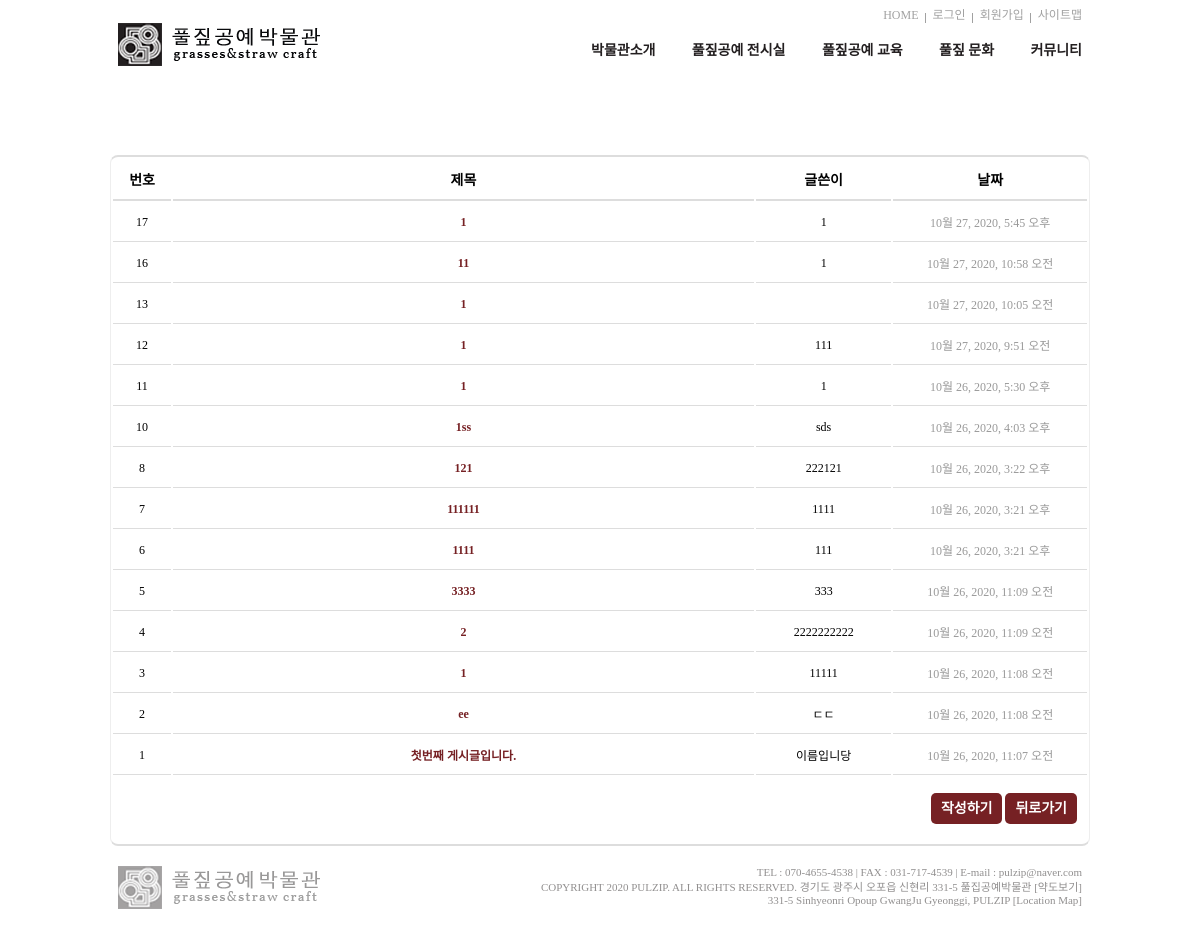
/board/, run on the app's committed database.
### board/models.py (models this page shows, shortened)
class Post(models.Model):
    author = models.CharField(max_length=120)
    title = models.CharField(max_length=120)
    text = models.TextField()
    password = models.CharField(max_length=120)
    created_date = models.DateTimeField(auto_now_add=True)
    class Meta:
        db_table = 'post'

### board/views.py (the view)
# urls.py: path('', views.board_list, name='board_list'),
def board_list(request):
    articles = Post.objects.all().order_by('-pk')
    return render(request, 'board/board_list.html', {'articles': articles})

### board/templates/board/board_list.html
{% extends 'base.html' %}
{% block content %}
    <div class="content_board">
        <div class="container">
            <table class="board">
                <tr>
                    <th width="6%">번호</th>
                    <th width="60%">제목</th>
                    <th width="14%">글쓴이</th>
                    <th width="20%">날짜</th>
                </tr>
                {% for feed in articles %}
                    <tr>
                        <td class="number">{{ feed.pk }}</td>
                        <td class="title"><a href="/board/feed/{{ feed.pk }}/">{{ feed.title }}</a></td>
                        <td class="author">{{ feed.author }}</td>
                        <td class="date">{{ feed.created_date }}</td>
                    </tr>
                {% endfor %}
                <tr>
                    <td colspan="4">
                        <div class="page">
                            <a href="/board/create/" class="write_button">작성하기</a>
                            <a href="/" class="write_button right">뒤로가기</a>
                        </div>
                    </td>
                </tr>
            </table>
        </div>
    </div>
{% endblock %}

### static/css/style.css (style rules this page uses)
body { margin: 0 auto; width: 980px; }
.container { width: 980px; margin: 0 auto; min-height: 400px; }
.board { position: relative; border: 1px solid #EEEEEE; border-radius: 8px; width: 237px; height: 167px; float: left; margin-right: 10.6px; margin-top: 40px; }
.content_board .board { background-color: #ffffff; width: 100%; text-align: center; border-top: 2px solid #DDD; border-bottom: 2px solid #DDD; }
.content_board .board th { border-bottom: 2px solid #DDD; font-size: 14px; }
.content_board .board td { border-bottom: 1px solid #DDD; font-size: 12px; }
.content_board .board th, td { padding: 10px; }
.content_board .board tr:last-child td { border-bottom: 0px; }
.content_board .board .date { color: #999; margin-bottom: 10px; }
.content_board .board .title a { color: #762124; font-weight: 600; }
.content_board .page { width: 100%; height: 45px; padding-top: 10px; text-align: right; }
.content_board .page a { background-color: #762124; border-radius: 5px; padding: 8px 10px; font-size: 14px; font-weight: bold; color: #fff; }

### data on the page
Post: pk "17", title "1", author "1", created_date "10월 27, 2020, 5:45 오후"
Post: pk "16", title "11", author "1", created_date "10월 27, 2020, 10:58 오전"
Post: pk "13", title "1", created_date "10월 27, 2020, 10:05 오전"
Post: pk "12", title "1", author "111", created_date "10월 27, 2020, 9:51 오전"
Post: pk "11", title "1", author "1", created_date "10월 26, 2020, 5:30 오후"
Post: pk "10", title "1ss", author "sds", created_date "10월 26, 2020, 4:03 오후"
Post: pk "8", title "121", author "222121", created_date "10월 26, 2020, 3:22 오후"
Post: pk "7", title "111111", author "1111", created_date "10월 26, 2020, 3:21 오후"
Post: pk "6", title "1111", author "111", created_date "10월 26, 2020, 3:21 오후"
Post: pk "5", title "3333", author "333", created_date "10월 26, 2020, 11:09 오전"
Post: pk "4", title "2", author "2222222222", created_date "10월 26, 2020, 11:09 오전"
Post: pk "3", title "1", author "11111", created_date "10월 26, 2020, 11:08 오전"
Post: pk "2", title "ee", author "ㄷㄷ", created_date "10월 26, 2020, 11:08 오전"
Post: pk "1", title "첫번째 게시글입니다.", author "이름입니당", created_date "10월 26, 2020, 11:07 오전"
